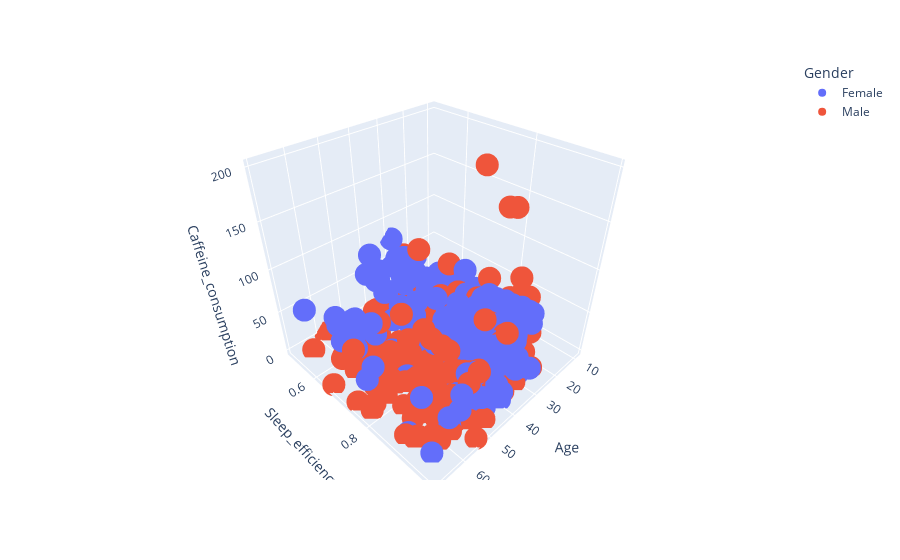

Write notebook code for a chart like this one.
### Markdown cell above
3D scatter plot for Age Vs Sleep_efficiency Vs Caffeine_consumption.

### Code cell
import plotly.express as px

fig = px.scatter_3d(df, x='Age', y='Sleep_efficiency', z='Caffeine_consumption',
              color='Gender')
fig.show()

### Figure 1 — Plotly figure (JSON) as saved in the notebook; plotly's stock layout.template omitted (floating-point values rounded to 4 significant figures; data arrays with more than 128 entries replaced by an {"elided": "..."} marker saying what was removed)
{"data": [{"hovertemplate": "Gender=Female<br>Age=%{x}<br>Sleep_efficiency=%{y}<br>Caffeine_consumption=%{z}<extra></extra>", "legendgroup": "Female", "marker": {"color": "#636efa", "symbol": "circle"}, "mode": "markers", "name": "Female", "scene": "scene", "showlegend": true, "type": "scatter3d", "x": {"elided": "224 int values"}, "y": {"elided": "224 float values"}, "z": {"elided": "224 int values"}}, {"hovertemplate": "Gender=Male<br>Age=%{x}<br>Sleep_efficiency=%{y}<br>Caffeine_consumption=%{z}<extra></extra>", "legendgroup": "Male", "marker": {"color": "#EF553B", "symbol": "circle"}, "mode": "markers", "name": "Male", "scene": "scene", "showlegend": true, "type": "scatter3d", "x": {"elided": "228 int values"}, "y": {"elided": "228 float values"}, "z": {"elided": "228 int values"}}], "layout": {"legend": {"title": {"text": "Gender"}, "tracegroupgap": 0}, "margin": {"t": 60}, "scene": {"domain": {"x": [0, 1], "y": [0, 1]}, "xaxis": {"title": {"text": "Age"}}, "yaxis": {"title": {"text": "Sleep_efficiency"}}, "zaxis": {"title": {"text": "Caffeine_consumption"}}}}}
